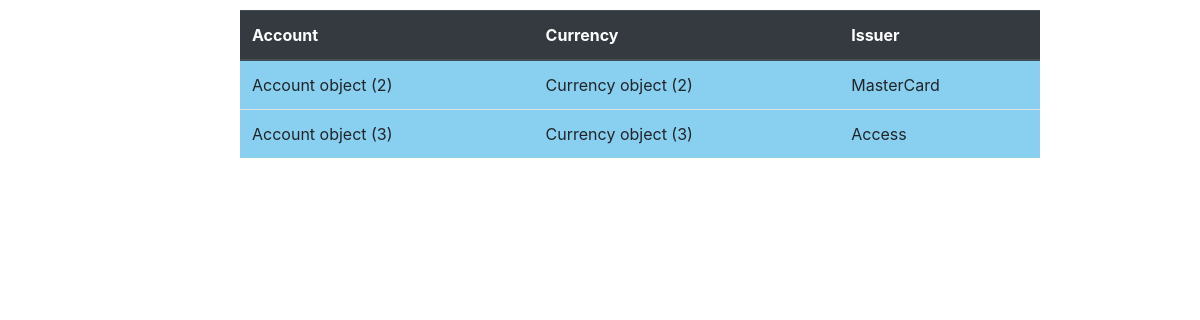
The page /walletapp/thirdparties/ on the database its author committed.
### walletapp/models.py (models this page shows)
class ThirdParty(models.Model):
    account= models.ForeignKey("Account",on_delete=models.CASCADE,related_name='Thirdparty_account')
    transaction_amount= models.BigIntegerField()
    currency = models.ForeignKey("Currency",on_delete=models.CASCADE,related_name='Thirdparty_currency')
    date_of_issue = models.DateTimeField()
    wallet= models.ForeignKey("Wallet",on_delete=models.CASCADE,related_name='Thirdparty_wallet')
    issuer= models.CharField(max_length=20)

class Account(models.Model):
    account_name = models.CharField(max_length=20)
    account_number = models.IntegerField()
    account_type = models.CharField(max_length=20)
    account_balance = models.IntegerField()
    wallet = models.ForeignKey("Wallet",on_delete=models.CASCADE,related_name='Account_wallet')

class Currency(models.Model):
    country= models.CharField(max_length=30)
    symbol= models.CharField(max_length=5)
    amount= models.BigIntegerField()

### walletapp/views.py (the view)
# urls.py: path('thirdparties/', views.list_thirdparties, name="thirdparties_list"),
def list_thirdparties(request):
    thirdparties = models.ThirdParty.objects.all()
    return render(request, "thirdparties_list.html",{'thirdparties': thirdparties})

### walletapp/templates/thirdparties_list.html (shortened to what this page needs)
<!DOCTYPE html>
<html lang="en">
<head>
    <link rel="stylesheet" href="https://cdn.jsdelivr.net/npm/bootstrap@4.3.1/dist/css/bootstrap.min.css">
</head>
<body>
    <table class="table" style="width: 50rem; margin-top:10px;margin-left: 20%; padding:2% 5%; background-color:#88CFF0;">
        <thead class="thead-dark">        <tr>
            <th>Account</th>
            <th>Currency</th>
            <th>Issuer</th>
        </tr>
        </thead>
        <tr>
            {%for thirdparty in thirdparties%}
            <td>{{thirdparty.account}}</td>
            <td>{{thirdparty.currency}}</td>
            <td>{{thirdparty.issuer}}</td>
        </tr>
        {% endfor %}
    </table>
</body>
</html>

### rows shown on the page
ThirdParty: account "Account object (2)", currency "Currency object (2)", issuer "MasterCard"
ThirdParty: account "Account object (3)", currency "Currency object (3)", issuer "Access"
